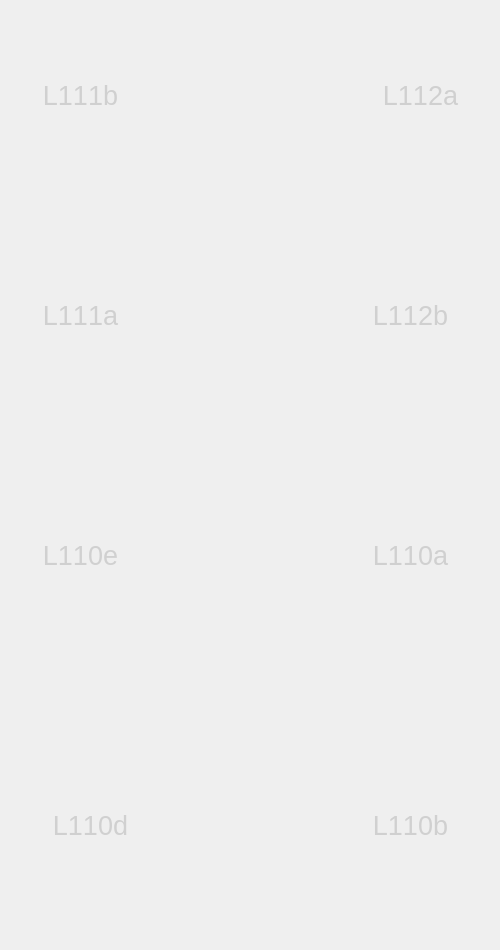
    <widget class="QWidget" name="OG_1">
     <widget class="QLabel" name="label_5">
      <property name="geometry">
       <rect>
        <x>0</x>
        <y>0</y>
        <width>491</width>
        <height>941</height>
       </rect>
      </property>
      <property name="text">
       <string/>
      </property>
      <property name="pixmap">
       <pixmap resource="bild.qrc">:/OG1/1ogCPP.png</pixmap>
      </property>
      <property name="scaledContents">
       <bool>true</bool>
      </property>
     </widget>
     <widget class="QPushButton" name="L111b">
      <property name="geometry">
       <rect>
        <x>20</x>
        <y>40</y>
        <width>121</width>
        <height>111</height>
       </rect>
      </property>
      <property name="palette">
       <palette>
        <active>
         <colorrole role="Button">
          <brush brushstyle="SolidPattern">
           <color alpha="255">
            <red>255</red>
            <green>255</green>
            <blue>255</blue>
           </color>
          </brush>
         </colorrole>
         <colorrole role="ButtonText">
          <brush brushstyle="SolidPattern">
           <color alpha="255">
            <red>0</red>
            <green>0</green>
            <blue>0</blue>
           </color>
          </brush>
         </colorrole>
         <colorrole role="Base">
          <brush brushstyle="SolidPattern">
           <color alpha="255">
            <red>255</red>
            <green>255</green>
            <blue>255</blue>
           </color>
          </brush>
         </colorrole>
         <colorrole role="Window">
          <brush brushstyle="SolidPattern">
           <color alpha="255">
            <red>255</red>
            <green>255</green>
            <blue>255</blue>
           </color>
          </brush>
         </colorrole>
        </active>
        <inactive>
         <colorrole role="Button">
          <brush brushstyle="SolidPattern">
           <color alpha="255">
            <red>255</red>
            <green>255</green>
            <blue>255</blue>
           </color>
          </brush>
         </colorrole>
         <colorrole role="ButtonText">
          <brush brushstyle="SolidPattern">
           <color alpha="255">
            <red>208</red>
            <green>208</green>
            <blue>208</blue>
           </color>
          </brush>
         </colorrole>
         <colorrole role="Base">
          <brush brushstyle="SolidPattern">
           <color alpha="255">
            <red>255</red>
            <green>255</green>
            <blue>255</blue>
           </color>
          </brush>
         </colorrole>
         <colorrole role="Window">
          <brush brushstyle="SolidPattern">
           <color alpha="255">
            <red>255</red>
            <green>255</green>
            <blue>255</blue>
           </color>
          </brush>
         </colorrole>
        </inactive>
        <disabled>
         <colorrole role="Button">
          <brush brushstyle="SolidPattern">
           <color alpha="255">
            <red>255</red>
            <green>255</green>
            <blue>255</blue>
           </color>
          </brush>
         </colorrole>
         <colorrole role="ButtonText">
          <brush brushstyle="SolidPattern">
           <color alpha="96">
            <red>164</red>
            <green>166</green>
            <blue>168</blue>
           </color>
          </brush>
         </colorrole>
         <colorrole role="Base">
          <brush brushstyle="SolidPattern">
           <color alpha="255">
            <red>255</red>
            <green>255</green>
            <blue>255</blue>
           </color>
          </brush>
         </colorrole>
         <colorrole role="Window">
          <brush brushstyle="SolidPattern">
           <color alpha="255">
            <red>255</red>
            <green>255</green>
            <blue>255</blue>
           </color>
          </brush>
         </colorrole>
        </disabled>
       </palette>
      </property>
      <property name="font">
       <font>
        <pointsize>20</pointsize>
        <stylestrategy>PreferDefault</stylestrategy>
        <kerning>false</kerning>
       </font>
      </property>
      <property name="text">
       <string>L111b</string>
      </property>
      <property name="flat">
       <bool>true</bool>
      </property>
     </widget>
     <widget class="QPushButton" name="L112a">
      <property name="geometry">
       <rect>
        <x>360</x>
        <y>40</y>
        <width>121</width>
        <height>111</height>
       </rect>
      </property>
      <property name="palette">
       <palette>
        <active>
         <colorrole role="Button">
          <brush brushstyle="SolidPattern">
           <color alpha="255">
            <red>255</red>
            <green>255</green>
            <blue>255</blue>
           </color>
          </brush>
         </colorrole>
         <colorrole role="ButtonText">
          <brush brushstyle="SolidPattern">
           <color alpha="255">
            <red>0</red>
            <green>0</green>
            <blue>0</blue>
           </color>
          </brush>
         </colorrole>
         <colorrole role="Base">
          <brush brushstyle="SolidPattern">
           <color alpha="255">
            <red>255</red>
            <green>255</green>
            <blue>255</blue>
           </color>
          </brush>
         </colorrole>
         <colorrole role="Window">
          <brush brushstyle="SolidPattern">
           <color alpha="255">
            <red>255</red>
            <green>255</green>
            <blue>255</blue>
           </color>
          </brush>
         </colorrole>
        </active>
        <inactive>
         <colorrole role="Button">
          <brush brushstyle="SolidPattern">
           <color alpha="255">
            <red>255</red>
            <green>255</green>
            <blue>255</blue>
           </color>
          </brush>
         </colorrole>
         <colorrole role="ButtonText">
          <brush brushstyle="SolidPattern">
           <color alpha="255">
            <red>208</red>
            <green>208</green>
            <blue>208</blue>
           </color>
          </brush>
         </colorrole>
         <colorrole role="Base">
          <brush brushstyle="SolidPattern">
           <color alpha="255">
            <red>255</red>
            <green>255</green>
            <blue>255</blue>
           </color>
          </brush>
         </colorrole>
         <colorrole role="Window">
          <brush brushstyle="SolidPattern">
           <color alpha="255">
            <red>255</red>
            <green>255</green>
            <blue>255</blue>
           </color>
          </brush>
         </colorrole>
        </inactive>
        <disabled>
         <colorrole role="Button">
          <brush brushstyle="SolidPattern">
           <color alpha="255">
            <red>255</red>
            <green>255</green>
            <blue>255</blue>
           </color>
          </brush>
         </colorrole>
         <colorrole role="ButtonText">
          <brush brushstyle="SolidPattern">
           <color alpha="96">
            <red>164</red>
            <green>166</green>
            <blue>168</blue>
           </color>
          </brush>
         </colorrole>
         <colorrole role="Base">
          <brush brushstyle="SolidPattern">
           <color alpha="255">
            <red>255</red>
            <green>255</green>
            <blue>255</blue>
           </color>
          </brush>
         </colorrole>
         <colorrole role="Window">
          <brush brushstyle="SolidPattern">
           <color alpha="255">
            <red>255</red>
            <green>255</green>
            <blue>255</blue>
           </color>
          </brush>
         </colorrole>
        </disabled>
       </palette>
      </property>
      <property name="font">
       <font>
        <pointsize>20</pointsize>
        <stylestrategy>PreferDefault</stylestrategy>
        <kerning>false</kerning>
       </font>
      </property>
      <property name="text">
       <string>L112a</string>
      </property>
      <property name="flat">
       <bool>true</bool>
      </property>
     </widget>
     <widget class="QPushButton" name="L112b">
      <property name="geometry">
       <rect>
        <x>350</x>
        <y>260</y>
        <width>121</width>
        <height>111</height>
       </rect>
      </property>
      <property name="palette">
       <palette>
        <active>
         <colorrole role="Button">
          <brush brushstyle="SolidPattern">
           <color alpha="255">
            <red>255</red>
            <green>255</green>
            <blue>255</blue>
           </color>
          </brush>
         </colorrole>
         <colorrole role="ButtonText">
          <brush brushstyle="SolidPattern">
           <color alpha="255">
            <red>0</red>
            <green>0</green>
            <blue>0</blue>
           </color>
          </brush>
         </colorrole>
         <colorrole role="Base">
          <brush brushstyle="SolidPattern">
           <color alpha="255">
            <red>255</red>
            <green>255</green>
            <blue>255</blue>
           </color>
          </brush>
         </colorrole>
         <colorrole role="Window">
          <brush brushstyle="SolidPattern">
           <color alpha="255">
            <red>255</red>
            <green>255</green>
            <blue>255</blue>
           </color>
          </brush>
         </colorrole>
        </active>
        <inactive>
         <colorrole role="Button">
          <brush brushstyle="SolidPattern">
           <color alpha="255">
            <red>255</red>
            <green>255</green>
            <blue>255</blue>
           </color>
          </brush>
         </colorrole>
         <colorrole role="ButtonText">
          <brush brushstyle="SolidPattern">
           <color alpha="255">
            <red>208</red>
            <green>208</green>
            <blue>208</blue>
           </color>
          </brush>
         </colorrole>
         <colorrole role="Base">
          <brush brushstyle="SolidPattern">
           <color alpha="255">
            <red>255</red>
            <green>255</green>
            <blue>255</blue>
           </color>
          </brush>
         </colorrole>
         <colorrole role="Window">
          <brush brushstyle="SolidPattern">
           <color alpha="255">
            <red>255</red>
            <green>255</green>
            <blue>255</blue>
           </color>
          </brush>
         </colorrole>
        </inactive>
        <disabled>
         <colorrole role="Button">
          <brush brushstyle="SolidPattern">
           <color alpha="255">
            <red>255</red>
            <green>255</green>
            <blue>255</blue>
           </color>
          </brush>
         </colorrole>
         <colorrole role="ButtonText">
          <brush brushstyle="SolidPattern">
           <color alpha="96">
            <red>164</red>
            <green>166</green>
            <blue>168</blue>
           </color>
          </brush>
         </colorrole>
         <colorrole role="Base">
          <brush brushstyle="SolidPattern">
           <color alpha="255">
            <red>255</red>
            <green>255</green>
            <blue>255</blue>
           </color>
          </brush>
         </colorrole>
         <colorrole role="Window">
          <brush brushstyle="SolidPattern">
           <color alpha="255">
            <red>255</red>
            <green>255</green>
            <blue>255</blue>
           </color>
          </brush>
         </colorrole>
        </disabled>
       </palette>
      </property>
      <property name="font">
       <font>
        <pointsize>20</pointsize>
        <stylestrategy>PreferDefault</stylestrategy>
        <kerning>false</kerning>
       </font>
      </property>
      <property name="text">
       <string>L112b</string>
      </property>
      <property name="flat">
       <bool>true</bool>
      </property>
     </widget>
     <widget class="QPushButton" name="L111a">
      <property name="geometry">
       <rect>
        <x>20</x>
        <y>260</y>
        <width>121</width>
        <height>111</height>
       </rect>
      </property>
      <property name="palette">
       <palette>
        <active>
         <colorrole role="Button">
          <brush brushstyle="SolidPattern">
           <color alpha="255">
            <red>255</red>
            <green>255</green>
            <blue>255</blue>
           </color>
          </brush>
         </colorrole>
         <colorrole role="ButtonText">
          <brush brushstyle="SolidPattern">
           <color alpha="255">
            <red>0</red>
            <green>0</green>
            <blue>0</blue>
           </color>
          </brush>
         </colorrole>
         <colorrole role="Base">
          <brush brushstyle="SolidPattern">
           <color alpha="255">
            <red>255</red>
            <green>255</green>
            <blue>255</blue>
           </color>
          </brush>
         </colorrole>
         <colorrole role="Window">
          <brush brushstyle="SolidPattern">
           <color alpha="255">
            <red>255</red>
            <green>255</green>
            <blue>255</blue>
           </color>
          </brush>
         </colorrole>
        </active>
        <inactive>
         <colorrole role="Button">
          <brush brushstyle="SolidPattern">
           <color alpha="255">
            <red>255</red>
            <green>255</green>
            <blue>255</blue>
           </color>
          </brush>
         </colorrole>
         <colorrole role="ButtonText">
          <brush brushstyle="SolidPattern">
           <color alpha="255">
            <red>208</red>
            <green>208</green>
            <blue>208</blue>
           </color>
          </brush>
         </colorrole>
         <colorrole role="Base">
          <brush brushstyle="SolidPattern">
           <color alpha="255">
            <red>255</red>
            <green>255</green>
            <blue>255</blue>
           </color>
          </brush>
         </colorrole>
         <colorrole role="Window">
          <brush brushstyle="SolidPattern">
           <color alpha="255">
            <red>255</red>
            <green>255</green>
            <blue>255</blue>
           </color>
          </brush>
         </colorrole>
        </inactive>
        <disabled>
         <colorrole role="Button">
          <brush brushstyle="SolidPattern">
           <color alpha="255">
            <red>255</red>
            <green>255</green>
            <blue>255</blue>
           </color>
          </brush>
         </colorrole>
         <colorrole role="ButtonText">
          <brush brushstyle="SolidPattern">
           <color alpha="96">
            <red>164</red>
            <green>166</green>
            <blue>168</blue>
           </color>
          </brush>
         </colorrole>
         <colorrole role="Base">
          <brush brushstyle="SolidPattern">
           <color alpha="255">
            <red>255</red>
            <green>255</green>
            <blue>255</blue>
           </color>
          </brush>
         </colorrole>
         <colorrole role="Window">
          <brush brushstyle="SolidPattern">
           <color alpha="255">
            <red>255</red>
            <green>255</green>
            <blue>255</blue>
           </color>
          </brush>
         </colorrole>
        </disabled>
       </palette>
      </property>
      <property name="font">
       <font>
        <pointsize>20</pointsize>
        <stylestrategy>PreferDefault</stylestrategy>
        <kerning>false</kerning>
       </font>
      </property>
      <property name="text">
       <string>L111a</string>
      </property>
      <property name="flat">
       <bool>true</bool>
      </property>
     </widget>
     <widget class="QPushButton" name="L110e">
      <property name="geometry">
       <rect>
        <x>20</x>
        <y>500</y>
        <width>121</width>
        <height>111</height>
       </rect>
      </property>
      <property name="palette">
       <palette>
        <active>
         <colorrole role="Button">
          <brush brushstyle="SolidPattern">
           <color alpha="255">
            <red>255</red>
            <green>255</green>
            <blue>255</blue>
           </color>
          </brush>
         </colorrole>
         <colorrole role="ButtonText">
          <brush brushstyle="SolidPattern">
           <color alpha="255">
            <red>0</red>
            <green>0</green>
            <blue>0</blue>
           </color>
          </brush>
         </colorrole>
         <colorrole role="Base">
          <brush brushstyle="SolidPattern">
           <color alpha="255">
            <red>255</red>
            <green>255</green>
            <blue>255</blue>
           </color>
          </brush>
         </colorrole>
         <colorrole role="Window">
          <brush brushstyle="SolidPattern">
           <color alpha="255">
            <red>255</red>
            <green>255</green>
            <blue>255</blue>
           </color>
          </brush>
         </colorrole>
        </active>
        <inactive>
         <colorrole role="Button">
          <brush brushstyle="SolidPattern">
           <color alpha="255">
            <red>255</red>
            <green>255</green>
            <blue>255</blue>
           </color>
          </brush>
         </colorrole>
         <colorrole role="ButtonText">
          <brush brushstyle="SolidPattern">
           <color alpha="255">
            <red>208</red>
            <green>208</green>
            <blue>208</blue>
           </color>
          </brush>
         </colorrole>
         <colorrole role="Base">
          <brush brushstyle="SolidPattern">
           <color alpha="255">
            <red>255</red>
            <green>255</green>
            <blue>255</blue>
           </color>
          </brush>
         </colorrole>
         <colorrole role="Window">
          <brush brushstyle="SolidPattern">
           <color alpha="255">
            <red>255</red>
            <green>255</green>
            <blue>255</blue>
           </color>
          </brush>
         </colorrole>
        </inactive>
        <disabled>
         <colorrole role="Button">
          <brush brushstyle="SolidPattern">
           <color alpha="255">
            <red>255</red>
            <green>255</green>
            <blue>255</blue>
           </color>
          </brush>
         </colorrole>
         <colorrole role="ButtonText">
          <brush brushstyle="SolidPattern">
           <color alpha="96">
            <red>164</red>
            <green>166</green>
            <blue>168</blue>
           </color>
          </brush>
         </colorrole>
         <colorrole role="Base">
          <brush brushstyle="SolidPattern">
           <color alpha="255">
            <red>255</red>
            <green>255</green>
            <blue>255</blue>
           </color>
          </brush>
         </colorrole>
         <colorrole role="Window">
          <brush brushstyle="SolidPattern">
           <color alpha="255">
            <red>255</red>
            <green>255</green>
            <blue>255</blue>
           </color>
          </brush>
         </colorrole>
        </disabled>
       </palette>
      </property>
      <property name="font">
       <font>
        <pointsize>20</pointsize>
        <stylestrategy>PreferDefault</stylestrategy>
        <kerning>false</kerning>
       </font>
      </property>
      <property name="text">
       <string>L110e</string>
      </property>
      <property name="flat">
       <bool>true</bool>
      </property>
     </widget>
     <widget class="QPushButton" name="L110d">
      <property name="geometry">
       <rect>
        <x>30</x>
        <y>770</y>
        <width>121</width>
        <height>111</height>
       </rect>
      </property>
      <property name="palette">
       <palette>
        <active>
         <colorrole role="Button">
          <brush brushstyle="SolidPattern">
           <color alpha="255">
            <red>255</red>
            <green>255</green>
            <blue>255</blue>
           </color>
          </brush>
         </colorrole>
         <colorrole role="ButtonText">
          <brush brushstyle="SolidPattern">
           <color alpha="255">
            <red>0</red>
            <green>0</green>
            <blue>0</blue>
           </color>
          </brush>
         </colorrole>
         <colorrole role="Base">
          <brush brushstyle="SolidPattern">
           <color alpha="255">
            <red>255</red>
            <green>255</green>
            <blue>255</blue>
           </color>
          </brush>
         </colorrole>
         <colorrole role="Window">
          <brush brushstyle="SolidPattern">
           <color alpha="255">
            <red>255</red>
            <green>255</green>
            <blue>255</blue>
           </color>
          </brush>
         </colorrole>
        </active>
        <inactive>
         <colorrole role="Button">
          <brush brushstyle="SolidPattern">
           <color alpha="255">
            <red>255</red>
            <green>255</green>
            <blue>255</blue>
           </color>
          </brush>
         </colorrole>
         <colorrole role="ButtonText">
          <brush brushstyle="SolidPattern">
           <color alpha="255">
            <red>208</red>
            <green>208</green>
            <blue>208</blue>
           </color>
          </brush>
         </colorrole>
         <colorrole role="Base">
          <brush brushstyle="SolidPattern">
           <color alpha="255">
            <red>255</red>
            <green>255</green>
            <blue>255</blue>
           </color>
          </brush>
         </colorrole>
         <colorrole role="Window">
          <brush brushstyle="SolidPattern">
           <color alpha="255">
            <red>255</red>
            <green>255</green>
            <blue>255</blue>
           </color>
          </brush>
         </colorrole>
        </inactive>
        <disabled>
         <colorrole role="Button">
          <brush brushstyle="SolidPattern">
           <color alpha="255">
            <red>255</red>
            <green>255</green>
            <blue>255</blue>
           </color>
          </brush>
         </colorrole>
         <colorrole role="ButtonText">
          <brush brushstyle="SolidPattern">
           <color alpha="96">
            <red>164</red>
            <green>166</green>
            <blue>168</blue>
           </color>
          </brush>
         </colorrole>
         <colorrole role="Base">
          <brush brushstyle="SolidPattern">
           <color alpha="255">
            <red>255</red>
            <green>255</green>
            <blue>255</blue>
           </color>
          </brush>
         </colorrole>
         <colorrole role="Window">
          <brush brushstyle="SolidPattern">
           <color alpha="255">
            <red>255</red>
            <green>255</green>
            <blue>255</blue>
           </color>
          </brush>
         </colorrole>
        </disabled>
       </palette>
      </property>
      <property name="font">
       <font>
        <pointsize>20</pointsize>
        <stylestrategy>PreferDefault</stylestrategy>
        <kerning>false</kerning>
       </font>
      </property>
      <property name="text">
       <string>L110d</string>
      </property>
      <property name="flat">
       <bool>true</bool>
      </property>
     </widget>
     <widget class="QPushButton" name="L110b">
      <property name="geometry">
       <rect>
        <x>350</x>
        <y>770</y>
        <width>121</width>
        <height>111</height>
       </rect>
      </property>
      <property name="palette">
       <palette>
        <active>
         <colorrole role="Button">
          <brush brushstyle="SolidPattern">
           <color alpha="255">
            <red>255</red>
            <green>255</green>
            <blue>255</blue>
           </color>
          </brush>
         </colorrole>
         <colorrole role="ButtonText">
          <brush brushstyle="SolidPattern">
           <color alpha="255">
            <red>0</red>
            <green>0</green>
            <blue>0</blue>
           </color>
          </brush>
         </colorrole>
         <colorrole role="Base">
          <brush brushstyle="SolidPattern">
           <color alpha="255">
            <red>255</red>
            <green>255</green>
            <blue>255</blue>
           </color>
          </brush>
         </colorrole>
         <colorrole role="Window">
          <brush brushstyle="SolidPattern">
           <color alpha="255">
            <red>255</red>
            <green>255</green>
            <blue>255</blue>
           </color>
          </brush>
         </colorrole>
        </active>
        <inactive>
         <colorrole role="Button">
          <brush brushstyle="SolidPattern">
           <color alpha="255">
            <red>255</red>
            <green>255</green>
            <blue>255</blue>
           </color>
          </brush>
         </colorrole>
         <colorrole role="ButtonText">
          <brush brushstyle="SolidPattern">
           <color alpha="255">
            <red>208</red>
            <green>208</green>
            <blue>208</blue>
           </color>
          </brush>
         </colorrole>
         <colorrole role="Base">
          <brush brushstyle="SolidPattern">
           <color alpha="255">
            <red>255</red>
            <green>255</green>
            <blue>255</blue>
           </color>
          </brush>
         </colorrole>
         <colorrole role="Window">
          <brush brushstyle="SolidPattern">
           <color alpha="255">
            <red>255</red>
            <green>255</green>
            <blue>255</blue>
           </color>
          </brush>
         </colorrole>
        </inactive>
        <disabled>
         <colorrole role="Button">
          <brush brushstyle="SolidPattern">
           <color alpha="255">
            <red>255</red>
            <green>255</green>
            <blue>255</blue>
           </color>
          </brush>
         </colorrole>
         <colorrole role="ButtonText">
          <brush brushstyle="SolidPattern">
           <color alpha="96">
            <red>164</red>
            <green>166</green>
            <blue>168</blue>
           </color>
          </brush>
         </colorrole>
         <colorrole role="Base">
          <brush brushstyle="SolidPattern">
           <color alpha="255">
            <red>255</red>
            <green>255</green>
            <blue>255</blue>
           </color>
          </brush>
         </colorrole>
         <colorrole role="Window">
          <brush brushstyle="SolidPattern">
           <color alpha="255">
            <red>255</red>
            <green>255</green>
            <blue>255</blue>
           </color>
          </brush>
         </colorrole>
        </disabled>
       </palette>
      </property>
      <property name="font">
       <font>
        <pointsize>20</pointsize>
        <stylestrategy>PreferDefault</stylestrategy>
        <kerning>false</kerning>
       </font>
      </property>
      <property name="text">
       <string>L110b</string>
      </property>
      <property name="flat">
       <bool>true</bool>
      </property>
     </widget>
     <widget class="QPushButton" name="L110a">
      <property name="geometry">
       <rect>
        <x>350</x>
        <y>500</y>
        <width>121</width>
        <height>111</height>
       </rect>
      </property>
      <property name="palette">
       <palette>
        <active>
         <colorrole role="Button">
          <brush brushstyle="SolidPattern">
           <color alpha="255">
            <red>255</red>
            <green>255</green>
            <blue>255</blue>
           </color>
          </brush>
         </colorrole>
         <colorrole role="ButtonText">
          <brush brushstyle="SolidPattern">
           <color alpha="255">
            <red>0</red>
            <green>0</green>
            <blue>0</blue>
           </color>
          </brush>
         </colorrole>
         <colorrole role="Base">
          <brush brushstyle="SolidPattern">
           <color alpha="255">
            <red>255</red>
            <green>255</green>
            <blue>255</blue>
           </color>
          </brush>
         </colorrole>
         <colorrole role="Window">
          <brush brushstyle="SolidPattern">
           <color alpha="255">
            <red>255</red>
            <green>255</green>
            <blue>255</blue>
           </color>
          </brush>
         </colorrole>
        </active>
        <inactive>
         <colorrole role="Button">
          <brush brushstyle="SolidPattern">
           <color alpha="255">
            <red>255</red>
            <green>255</green>
            <blue>255</blue>
           </color>
          </brush>
         </colorrole>
         <colorrole role="ButtonText">
          <brush brushstyle="SolidPattern">
           <color alpha="255">
            <red>208</red>
            <green>208</green>
            <blue>208</blue>
           </color>
          </brush>
         </colorrole>
         <colorrole role="Base">
          <brush brushstyle="SolidPattern">
           <color alpha="255">
            <red>255</red>
            <green>255</green>
            <blue>255</blue>
           </color>
          </brush>
         </colorrole>
         <colorrole role="Window">
          <brush brushstyle="SolidPattern">
           <color alpha="255">
            <red>255</red>
            <green>255</green>
            <blue>255</blue>
           </color>
          </brush>
         </colorrole>
        </inactive>
        <disabled>
         <colorrole role="Button">
          <brush brushstyle="SolidPattern">
           <color alpha="255">
            <red>255</red>
            <green>255</green>
            <blue>255</blue>
           </color>
          </brush>
         </colorrole>
         <colorrole role="ButtonText">
          <brush brushstyle="SolidPattern">
           <color alpha="96">
            <red>164</red>
            <green>166</green>
            <blue>168</blue>
           </color>
          </brush>
         </colorrole>
         <colorrole role="Base">
          <brush brushstyle="SolidPattern">
           <color alpha="255">
            <red>255</red>
            <green>255</green>
            <blue>255</blue>
           </color>
          </brush>
         </colorrole>
         <colorrole role="Window">
          <brush brushstyle="SolidPattern">
           <color alpha="255">
            <red>255</red>
            <green>255</green>
            <blue>255</blue>
           </color>
          </brush>
         </colorrole>
        </disabled>
       </palette>
      </property>
      <property name="font">
       <font>
        <pointsize>20</pointsize>
        <stylestrategy>PreferDefault</stylestrategy>
        <kerning>false</kerning>
       </font>
      </property>
      <property name="text">
       <string>L110a</string>
      </property>
      <property name="flat">
       <bool>true</bool>
      </property>
     </widget>
    </widget>
